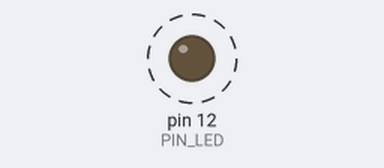
Bench run of a sketch on a simulated Arduino Uno, built with avr-gcc and run on an emulated ATmega328P. Shown: output pins drawn as LEDs (lit = HIGH). Dashed ring = blinking.

Above: at 0.5 s.
Timing chart, 0 to 4.6 s (numbered marks = the images above):
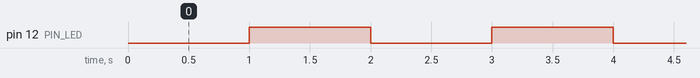

The sketch:

ujiTimer1.ino
```cpp
// Contoh penggunaan TimerOne
//   untuk membuat LED berkedip

#include "TimerOne.h"

const byte PIN_LED = 12;

void setup()
{
  pinMode(PIN_LED, OUTPUT);
  Timer1.initialize(1000000);
  Timer1.attachInterrupt(kedip);
}

void kedip()
{
  digitalWrite(PIN_LED, !digitalRead(PIN_LED));
}

void loop()
{

}
```

Measured:
- by itself, pin 12 (PIN_LED): alternates HIGH for 1.0 s and LOW for 1.0 s
